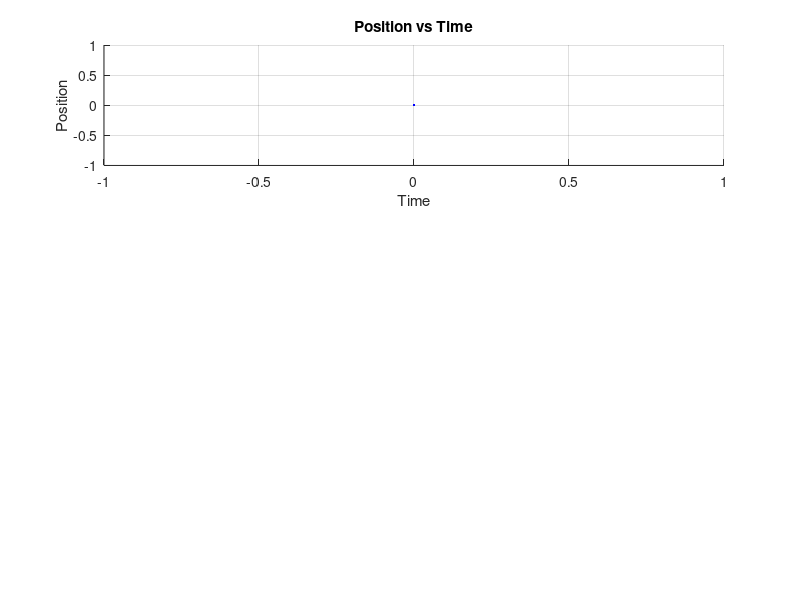

Write MATLAB code to recreate this figure. (Note: this script raises an error after producing the figure.)
clear all;
close all;

x = 0;
xp = 0; 
v = 0;
F = 1;   
m = 1;  

dt = 1;
nt = 1000;  
np = 1;     
v = zeros(np,1);
x = zeros(np,1);
t = zeros(nt,1);

re = 0;      

figure;

subplot(3,1,1); hold on; grid on;
xlabel('Time');
ylabel('Position');
title('Position vs Time');
h_pos = plot(0,0,'b');        
h_pos_avg = yline(0, '--g', 'x_{ave}', 'LineWidth', 2); 

subplot(3,1,2); hold on; grid on;
xlabel('Time');
ylabel('Velocity');
title('Velocity vs Time');
h_vel = plot(0,0,'r');      
h_vel_avg = yline(0, '--g', 'V_{ave}', 'LineWidth', 2); 

subplot(3,1,3); hold on; grid on;
xlabel('Position');
ylabel('Velocity');
title('Velocity vs Position');
h_phase = plot(0,0,'k');    

for it = 2:nt
    t(it) = (it-1)*dt;
    
    a = F / m;
    v(it) = v(it-1) + a*dt;
    x(it) = x(it-1) + v(it)*dt;

    if rand < 0.05
        v(it) = re * v(it);
    end

    v_drift = mean(v(1:it));
    x_avg = mean(x(1:it));

    subplot(3,1,1);
    set(h_pos, 'XData', t(1:it), 'YData', x(1:it));
    set(h_pos_avg, 'Value', x_avg);

    subplot(3,1,2);
    set(h_vel, 'XData', t(1:it), 'YData', v(1:it));
    set(h_vel_avg, 'Value', v_drift);

    subplot(3,1,3);
    set(h_phase, 'XData', x(1:it), 'YData', v(1:it));

    sgtitle(['Drift Velocity = ' num2str(v_drift, '%.2f')]);
    drawnow;
end
